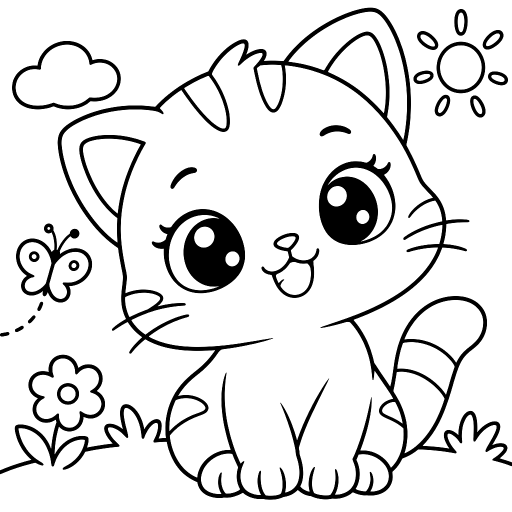
#> input picture app/src/main/assets/coloring/animals/0001.png, 1024 x 1024 px, given in place of 001.png, which was not available (shown at 1/2 size)
$ python dino_trans_space.py
#> lines starting #> are read from the running program, lines starting #| are printed output that depends on the picture; after the words box and inside, x2 and y2 are one past the last pixel; in counts of white or black regions, pixels touching at a corner belong together; pictures that were not available may be replaced by others from this repository, and a replacement may not be noted
### tools/art/lib.py
"""Мини-библиотека для рисования детских раскрасок в SVG (холст 1024x1024).
Порядок рисования = порядок наложения: фигуры с белой заливкой перекрывают предыдущие."""
import math, io, os
import cairosvg
import numpy as np
from PIL import Image
from scipy import ndimage

W = 1024
SW = 10  # толщина линии


def f(v):
    return f"{v:.1f}".rstrip("0").rstrip(".")


class Pic:
    def __init__(self):
        self.items = []

    # --- базовые элементы ---
    def shape(self, d, fill="#fff", sw=SW):
        self.items.append(f'<path d="{d}" fill="{fill}" stroke="#000" stroke-width="{sw}" '
                          f'stroke-linejoin="round" stroke-linecap="round"/>')

    def fillonly(self, d, fill="#fff"):
        self.items.append(f'<path d="{d}" fill="{fill}" stroke="none"/>')

    def line(self, d, sw=SW):
        self.items.append(f'<path d="{d}" fill="none" stroke="#000" stroke-width="{sw}" '
                          f'stroke-linejoin="round" stroke-linecap="round"/>')

    # [4 lines left out: function part, not called in this run]

    def ellipse(self, cx, cy, rx, ry, rot=0, fill="#fff", sw=SW):
        t = f' transform="rotate({f(rot)} {f(cx)} {f(cy)})"' if rot else ""
        self.items.append(f'<ellipse cx="{f(cx)}" cy="{f(cy)}" rx="{f(rx)}" ry="{f(ry)}" fill="{fill}" '
                          f'stroke="#000" stroke-width="{sw}"{t}/>')

    def circle(self, cx, cy, r, fill="#fff", sw=SW):
        self.ellipse(cx, cy, r, r, 0, fill, sw)

    def dot(self, cx, cy, r):
        self.items.append(f'<circle cx="{f(cx)}" cy="{f(cy)}" r="{f(r)}" fill="#000"/>')

    def wdot(self, cx, cy, r):
        self.items.append(f'<circle cx="{f(cx)}" cy="{f(cy)}" r="{f(r)}" fill="#fff"/>')

    def rect(self, x, y, w, h, r=0, fill="#fff", sw=SW, rot=0, cx=None, cy=None):
        t = ""
        if rot:
            t = f' transform="rotate({f(rot)} {f(cx if cx is not None else x + w / 2)} {f(cy if cy is not None else y + h / 2)})"'
        self.items.append(f'<rect x="{f(x)}" y="{f(y)}" width="{f(w)}" height="{f(h)}" rx="{f(r)}" fill="{fill}" '
                          f'stroke="#000" stroke-width="{sw}" stroke-linejoin="round"{t}/>')

    def poly(self, pts, fill="#fff", sw=SW):
        d = "M" + " L".join(f"{f(x)} {f(y)}" for x, y in pts) + " Z"
        self.shape(d, fill, sw)

    def raw(self, s):
        self.items.append(s)

    # [11 lines left out: function group, not called in this run]

    # --- готовые детали ---
    def eye(self, cx, cy, r, lash=False, side=1):
        """Большой мультяшный глаз: чёрный зрачок с бликами."""
        self.ellipse(cx, cy, r * 0.82, r, fill="#000", sw=SW)
        self.wdot(cx - r * 0.28, cy - r * 0.38, r * 0.34)
        self.wdot(cx + r * 0.3, cy + r * 0.38, r * 0.14)
        if lash:
            for i, a in enumerate((-60, -35)):
                a = math.radians(a)
                x0 = cx + side * r * 0.82 * math.cos(a) * 0.95
                y0 = cy + r * math.sin(a) * 0.95
                self.line(f"M{f(x0)} {f(y0)} l{f(side * r * 0.35)} {f(-r * 0.2 + i * r * 0.12)}", sw=7)

    def closed_eye(self, cx, cy, r):
        self.line(f"M{f(cx - r)} {f(cy)} Q{f(cx)} {f(cy + r * 0.9)} {f(cx + r)} {f(cy)}")

    def cheek(self, cx, cy, r=24):
        self.ellipse(cx, cy, r * 1.3, r * 0.8, sw=7)

    def smile(self, cx, cy, w=40, h=25, sw=SW):
        self.line(f"M{f(cx - w)} {f(cy)} Q{f(cx)} {f(cy + h * 2)} {f(cx + w)} {f(cy)}", sw)

    def open_mouth(self, cx, cy, w=36, h=40):
        self.shape(f"M{f(cx - w)} {f(cy)} Q{f(cx)} {f(cy + 4)} {f(cx + w)} {f(cy)} "
                   f"Q{f(cx + w * 0.9)} {f(cy + h)} {f(cx)} {f(cy + h)} Q{f(cx - w * 0.9)} {f(cy + h)} {f(cx - w)} {f(cy)} Z")
        # язычок
        self.shape(f"M{f(cx - w * 0.5)} {f(cy + h * 0.78)} Q{f(cx)} {f(cy + h * 0.3)} {f(cx + w * 0.5)} {f(cy + h * 0.78)} "
                   f"Q{f(cx)} {f(cy + h * 1.02)} {f(cx - w * 0.5)} {f(cy + h * 0.78)} Z", sw=7)

    def cat_mouth(self, cx, cy, w=26):
        self.line(f"M{f(cx)} {f(cy)} q{f(-w * 0.2)} {f(w * 0.9)} {f(-w)} {f(w * 0.45)}")
        self.line(f"M{f(cx)} {f(cy)} q{f(w * 0.2)} {f(w * 0.9)} {f(w)} {f(w * 0.45)}")

    # [5 lines left out: function nose, not called in this run]

    def star(self, cx, cy, r, inner=0.48, rot=0, sw=SW):
        pts = []
        for i in range(10):
            a = math.radians(-90 + rot + i * 36)
            rr = r if i % 2 == 0 else r * inner
            pts.append((cx + rr * math.cos(a), cy + rr * math.sin(a)))
        self.poly(pts, sw=sw)

    def sparkle(self, cx, cy, r, sw=8):
        self.shape(f"M{f(cx)} {f(cy - r)} Q{f(cx + r * 0.15)} {f(cy - r * 0.15)} {f(cx + r)} {f(cy)} "
                   f"Q{f(cx + r * 0.15)} {f(cy + r * 0.15)} {f(cx)} {f(cy + r)} Q{f(cx - r * 0.15)} {f(cy + r * 0.15)} {f(cx - r)} {f(cy)} "
                   f"Q{f(cx - r * 0.15)} {f(cy - r * 0.15)} {f(cx)} {f(cy - r)} Z", sw=sw)

    def heart(self, cx, cy, s, sw=SW):
        self.shape(f"M{f(cx)} {f(cy + s * 0.9)} C{f(cx - s * 1.5)} {f(cy - s * 0.1)} {f(cx - s * 0.8)} {f(cy - s * 1.2)} {f(cx)} {f(cy - s * 0.45)} "
                   f"C{f(cx + s * 0.8)} {f(cy - s * 1.2)} {f(cx + s * 1.5)} {f(cy - s * 0.1)} {f(cx)} {f(cy + s * 0.9)} Z", sw=sw)

    def cloud(self, cx, cy, s=1.0, sw=SW):
        # силуэт облака из дуг
        d = (f"M{f(cx - 110 * s)} {f(cy + 35 * s)} "
             f"Q{f(cx - 150 * s)} {f(cy + 35 * s)} {f(cx - 145 * s)} {f(cy)} "
             f"Q{f(cx - 140 * s)} {f(cy - 40 * s)} {f(cx - 90 * s)} {f(cy - 30 * s)} "
             f"Q{f(cx - 80 * s)} {f(cy - 85 * s)} {f(cx - 20 * s)} {f(cy - 75 * s)} "
             f"Q{f(cx + 30 * s)} {f(cy - 110 * s)} {f(cx + 70 * s)} {f(cy - 55 * s)} "
             f"Q{f(cx + 140 * s)} {f(cy - 60 * s)} {f(cx + 135 * s)} {f(cy)} "
             f"Q{f(cx + 160 * s)} {f(cy + 35 * s)} {f(cx + 110 * s)} {f(cy + 35 * s)} Z")
        self.shape(d, sw=sw)

    def sun(self, cx, cy, r, face=True):
        for i in range(10):
            a = math.radians(i * 36)
            self.line(f"M{f(cx + (r + 18) * math.cos(a))} {f(cy + (r + 18) * math.sin(a))} "
                      f"L{f(cx + (r + 50) * math.cos(a))} {f(cy + (r + 50) * math.sin(a))}")
        self.circle(cx, cy, r)
        if face:
            self.dot(cx - r * 0.33, cy - r * 0.12, r * 0.1)
            self.dot(cx + r * 0.33, cy - r * 0.12, r * 0.1)
            self.smile(cx, cy + r * 0.2, r * 0.32, r * 0.15, sw=8)

    # [6 lines left out: function flower, not called in this run]

    def daisy(self, cx, cy, r, sw=8):
        self.flower(cx, cy, r, petals=8, sw=sw)

    def leaf(self, x, y, ang, L=90, wdt=40, sw=SW):
        a = math.radians(ang)
        ex, ey = x + L * math.cos(a), y + L * math.sin(a)
        nx, ny = -math.sin(a) * wdt, math.cos(a) * wdt
        mx, my = (x + ex) / 2, (y + ey) / 2
        self.shape(f"M{f(x)} {f(y)} Q{f(mx + nx)} {f(my + ny)} {f(ex)} {f(ey)} Q{f(mx - nx)} {f(my - ny)} {f(x)} {f(y)} Z", sw=sw)
        self.line(f"M{f(x + (ex - x) * 0.15)} {f(y + (ey - y) * 0.15)} L{f(x + (ex - x) * 0.7)} {f(y + (ey - y) * 0.7)}", sw=6)

    def grass(self, x, y, n=3, h=50, sw=8):
        d = f"M{f(x)} {f(y)}"
        for i in range(n):
            d += f" Q{f(x + i * 26 + 5)} {f(y - h * 0.5)} {f(x + i * 26 + 13)} {f(y - h)} Q{f(x + i * 26 + 16)} {f(y - h * 0.4)} {f(x + i * 26 + 26)} {f(y)}"
        self.line(d, sw)

    def ground(self, cx=512, cy=885, rx=360, ry=58):
        self.ellipse(cx, cy, rx, ry)

    def hill(self, y=860, amp=40):
        self.line(f"M0 {f(y)} Q256 {f(y - amp)} 512 {f(y)} Q768 {f(y + amp)} 1024 {f(y - 10)}")

    # [17 lines left out: functions clipped, scale_all, not called in this run]

    def svg(self):
        body = "\n".join(self.items)
        return (f'<svg xmlns="http://www.w3.org/2000/svg" width="{W}" height="{W}" viewBox="0 0 {W} {W}">'
                f'<rect width="{W}" height="{W}" fill="#fff"/>{body}</svg>')


def render(pic, path):
    png = cairosvg.svg2png(bytestring=pic.svg().encode(), output_width=W, output_height=W)
    img = Image.open(io.BytesIO(png)).convert("L")
    os.makedirs(os.path.dirname(path), exist_ok=True)
    img.save(path, optimize=True)
    return img


def regions_preview(img):
    """Имитирует заливку приложения: раскрашивает каждую замкнутую область своим цветом."""
    a = np.array(img).astype(int)
    alpha = np.clip((255 - a - 40) * 255 // 140, 0, 255)
    bar = alpha >= 100
    bar = ndimage.binary_dilation(bar, structure=np.ones((3, 3)))
    lab, n = ndimage.label(~bar)
    rng = np.random.default_rng(3)
    pal = rng.integers(90, 255, size=(n + 1, 3))
    pal[0] = 0
    out = pal[lab].astype(np.uint8)
    # контур сверху
    line = np.clip(alpha, 0, 255)[..., None] / 255.0
    out = (out * (1 - line)).astype(np.uint8)
    return Image.fromarray(out), n


def sheet(paths, out, cols=4, size=380, regions=False):
    ims = []
    for p in paths:
        im = Image.open(p).convert("L")
        if regions:
            im, _ = regions_preview(im)
        ims.append(im.convert("RGB").resize((size, size), Image.LANCZOS))
    rows = (len(ims) + cols - 1) // cols
    S = Image.new("RGB", (cols * size + (cols + 1) * 6, rows * size + (rows + 1) * 6), (120, 120, 120))
    for i, im in enumerate(ims):
        S.paste(im, (6 + (i % cols) * (size + 6), 6 + (i // cols) * (size + 6)))
    S.save(out)

### tools/art/animals.py
from lib import *

CX = 512


# [133 lines left out: functions scene_bg, sit_body, bunny, bone, puppy, kitten, not called in this run]


def mane(p, cx, cy, r, n=14, bump=0.16, ry=None):
    ry = ry or r
    d = ""
    for i in range(n):
        a0 = math.radians(i * 360 / n)
        a1 = math.radians((i + 1) * 360 / n)
        am = (a0 + a1) / 2
        x0, y0 = cx + r * math.cos(a0), cy + ry * math.sin(a0)
        x1, y1 = cx + r * math.cos(a1), cy + ry * math.sin(a1)
        xm, ym = cx + r * (1 + bump * 2) * math.cos(am), cy + ry * (1 + bump * 2) * math.sin(am)
        d += (f"M{f(x0)} {f(y0)} " if i == 0 else "") + f"Q{f(xm)} {f(ym)} {f(x1)} {f(y1)} "
    p.shape(d + "Z")


# [86 lines left out: functions lion, elephant, panda, not called in this run]


ALL = [bunny, puppy, kitten, lion, elephant, panda]

# [8 lines that do not run on import are left out]

### tools/art/dino_trans_space.py
from lib import *
from animals import mane
from farm_sea import waves


# ---------------- ДИНОЗАВРЫ ----------------

def palm(p, x, y, h=330, s=1):
    p.shape(f"M{x - 18} {y} Q{x - 10 * s} {y - h * 0.5} {x + 20 * s} {y - h} L{x + 45 * s} {y - h + 5} "
            f"Q{x + 15 * s} {y - h * 0.5} {x + 18} {y} Z")
    tx, ty = x + 32 * s, y - h
    for ang in (200, 245, 290, 335, 20):
        p.leaf(tx, ty, ang if s > 0 else 180 - ang, 130, 38)
    p.circle(tx - 15, ty + 25, 18)
    p.circle(tx + 15, ty + 30, 18)


def volcano(p, x, y):
    p.shape(f"M{x - 170} {y} L{x - 45} {y - 230} L{x + 45} {y - 230} L{x + 170} {y} Z")
    p.line(f"M{x - 45} {y - 230} Q{x - 20} {y - 190} {x} {y - 225} Q{x + 20} {y - 180} {x + 45} {y - 230}", sw=8)
    p.cloud(x + 10, y - 300, 0.55)


def trex():
    p = Pic()
    volcano(p, 180, 560)
    p.hill(880, 30)
    palm(p, 880, 880, 360, -1)
    p.grass(90, 905, 3, 55)
    # спинные шипы
    for x, y in ((360, 500), (420, 460), (490, 440)):
        p.poly([(x - 35, y + 30), (x, y - 40), (x + 35, y + 25)])
    # хвост
    p.shape("M380 600 C270 620 160 690 90 780 C200 790 330 750 410 720 Z")
    # задняя лапа
    p.rect(395, 690, 100, 170, r=40)
    p.ellipse(440, 860, 75, 32)
    # туловище
    p.ellipse(500, 620, 180, 165)
    p.ellipse(560, 660, 90, 110)
    for y in (600, 650, 700):
        p.line(f"M{560 - 70} {y} Q560 {y + 15} {560 + 70} {y}", sw=7)
    # передняя лапа
    p.rect(555, 720, 95, 140, r=40)
    p.ellipse(605, 860, 72, 30)
    # маленькие ручки
    p.shape("M640 560 Q700 560 715 600 Q700 615 690 600 Q680 610 670 600 Q650 600 630 595 Z")
    # голова
    p.shape("M450 400 C430 280 520 200 640 200 C770 200 850 270 850 360 C850 440 790 490 680 490 "
            "C590 490 470 480 450 400 Z")
    p.line("M560 430 Q700 470 830 400", sw=10)
    p.eye(610, 320, 44)
    p.cheek(560, 400)
    p.dot(800, 300, 9)
    p.dot(825, 310, 7)
    for x, y in ((520, 280), (700, 250), (760, 290)):
        p.circle(x, y, 16, sw=7)
    return p


def triceratops():
    p = Pic()
    p.hill(880, 25)
    p.sun(870, 150, 58)
    p.cloud(560, 150, 0.6)
    p.grass(820, 900, 3, 55)
    # хвост
    p.shape("M760 580 C840 590 900 640 940 700 C860 700 800 680 760 660 Z")
    # ноги
    for x in (390, 480, 640, 730):
        p.rect(x - 40, 650, 80, 210, r=30)
        for dx in (-18, 0, 18):
            p.line(f"M{x + dx} 860 L{x + dx} 845", sw=7)
    # туловище
    p.ellipse(560, 610, 250, 160)
    for x, y, r in ((560, 520, 32), (660, 580, 24), (480, 600, 22), (620, 670, 18)):
        p.circle(x, y, r, sw=8)
    # воротник
    mane(p, 330, 450, 150, 12, 0.07)
    p.circle(330, 450, 105, sw=8)
    # рога
    p.shape("M270 380 Q230 300 210 260 Q270 280 305 370 Z")
    p.shape("M360 370 Q370 290 360 245 Q410 290 395 375 Z")
    # голова
    p.ellipse(255, 530, 135, 105)
    p.shape("M140 500 Q110 470 105 440 Q140 450 165 490 Z")
    p.eye(270, 500, 40)
    p.cheek(220, 580)
    p.smile(170, 570, 35, 12)
    p.dot(140, 525, 7)
    return p


def baby_dino():
    p = Pic()
    # гнёздышко
    p.ellipse(512, 860, 330, 70)
    for x in range(220, 820, 60):
        p.line(f"M{x} 845 L{x + 50} 880", sw=7)
    p.sparkle(150, 200, 45)
    p.sparkle(880, 250, 35)
    p.star(860, 120, 30)
    p.star(200, 380, 24)
    # голова малыша
    p.circle(512, 440, 175)
    p.eye(445, 455, 46)
    p.eye(579, 455, 46)
    p.cheek(400, 530)
    p.cheek(624, 530)
    p.open_mouth(512, 520, 34, 36)
    # кусочек скорлупы на голове
    p.shape("M380 345 L410 312 L445 345 L478 310 L512 345 L546 310 L580 345 L612 312 L645 345 "
            "C640 230 580 190 512 190 C440 190 385 240 380 345 Z")
    p.circle(470, 260, 20, sw=7)
    p.circle(565, 245, 14, sw=7)
    # ручки
    p.ellipse(380, 590, 50, 35, rot=-20)
    p.ellipse(644, 590, 50, 35, rot=20)
    # скорлупа
    p.shape("M290 600 L340 560 L390 610 L440 560 L490 610 L540 560 L590 610 L640 560 L690 610 L735 570 "
            "C750 740 660 870 512 870 C364 870 275 740 290 600 Z")
    p.ellipse(400, 720, 40, 30, sw=8)
    p.ellipse(600, 760, 50, 34, sw=8)
    p.ellipse(520, 680, 26, 20, sw=8)
    return p


# ---------------- ТРАНСПОРТ ----------------

def wheel(p, cx, cy, r=70):
    p.circle(cx, cy, r)
    p.circle(cx, cy, r * 0.45)
    p.circle(cx, cy, r * 0.12, sw=7)


def road(p, y=860):
    p.line(f"M-10 {y} L1034 {y}")
    for x in range(40, 1024, 160):
        p.rect(x, y + 45, 90, 18, r=8, sw=7)


def fire_truck():
    p = Pic()
    p.cloud(200, 150, 0.7)
    p.sun(860, 140, 55)
    road(p)
    # лестница
    p.rect(140, 300, 520, 50, r=10)
    for x in range(180, 640, 60):
        p.line(f"M{x} 300 L{x} 350", sw=8)
    p.rect(190, 350, 30, 70, sw=8)
    p.rect(560, 350, 30, 70, sw=8)
    # кузов
    p.rect(90, 420, 600, 300, r=24)
    p.rect(130, 470, 160, 120, r=14)
    p.rect(320, 470, 160, 120, r=14)
    p.line("M130 640 L640 640", sw=8)
    p.circle(580, 540, 45)
    p.circle(580, 540, 18, sw=7)
    # кабина
    p.shape("M690 720 L690 420 L820 420 Q860 420 880 470 L940 600 Q950 620 950 650 L950 720 Z")
    p.shape("M720 450 L810 450 Q835 450 850 480 L895 580 L720 580 Z")
    p.rect(750, 610, 40, 14, r=6, sw=7)
    p.rect(930, 650, 30, 40, r=8, sw=8)
    # мигалка
    p.rect(745, 385, 60, 35, r=12)
    p.line("M760 370 L750 345", sw=8)
    p.line("M775 368 L775 340", sw=8)
    p.line("M790 370 L800 345", sw=8)
    # бампер
    p.rect(60, 700, 910, 40, r=14)
    wheel(p, 230, 760)
    wheel(p, 440, 760)
    wheel(p, 800, 760)
    return p


def bus():
    p = Pic()
    p.cloud(180, 160, 0.7)
    p.cloud(820, 130, 0.6)
    p.sun(560, 140, 50)
    road(p)
    p.rect(70, 340, 880, 400, r=60)
    p.line("M70 610 L950 610")
    # окна
    for x in (120, 290, 460):
        p.rect(x, 390, 140, 130, r=18)
    p.rect(630, 390, 110, 200, r=14)  # дверь
    p.line("M685 390 L685 590", sw=8)
    p.shape("M780 390 L900 390 Q925 390 925 420 L925 520 L780 520 Z")
    p.ellipse(915, 660, 22, 30)
    p.rect(940, 690, 30, 40, r=8, sw=8)
    p.rect(40, 690, 30, 40, r=8, sw=8)
    p.rect(160, 640, 200, 40, r=12, sw=8)
    wheel(p, 250, 750, 78)
    wheel(p, 770, 750, 78)
    return p


def train():
    p = Pic()
    p.sun(870, 140, 55)
    # дым
    p.circle(540, 370, 30)
    p.circle(480, 290, 42)
    p.circle(390, 210, 55)
    p.circle(270, 160, 40)
    # рельсы
    p.line("M-10 840 L1034 840")
    p.line("M-10 880 L1034 880")
    for x in range(10, 1024, 70):
        p.rect(x, 830, 26, 60, r=4, sw=7)
    # вагончик
    p.rect(60, 500, 330, 250, r=24)
    p.rect(100, 540, 110, 100, r=14)
    p.rect(240, 540, 110, 100, r=14)
    p.rect(40, 470, 370, 40, r=14)
    p.rect(390, 690, 60, 26, r=8)
    wheel(p, 140, 780, 55)
    wheel(p, 310, 780, 55)
    # паровозик
    p.rect(640, 330, 260, 420, r=24)
    p.rect(615, 300, 310, 45, r=14)
    p.rect(680, 380, 180, 150, r=18)
    p.rect(450, 560, 200, 190, r=20)
    p.rect(490, 470, 60, 90, r=10)
    p.rect(470, 440, 100, 40, r=12)
    p.shape("M450 740 L420 790 L470 790 L480 750 Z")
    p.circle(450, 620, 26)
    wheel(p, 520, 780, 55)
    wheel(p, 700, 765, 75)
    wheel(p, 860, 765, 75)
    return p


def airplane():
    p = Pic()
    p.cloud(180, 220, 0.8)
    p.cloud(820, 800, 0.9)
    p.cloud(250, 820, 0.6)
    p.sun(860, 140, 55)
    # дальнее крыло
    p.shape("M520 470 L640 300 Q665 270 690 290 L640 470 Z")
    # хвост
    p.shape("M170 460 L130 290 Q125 270 150 270 L250 300 L300 460 Z")
    p.shape("M150 520 L70 560 Q60 580 85 585 L230 560 Z")
    # фюзеляж
    p.shape("M140 450 C200 410 600 390 760 410 C880 425 940 480 940 520 C940 570 880 600 760 610 "
            "C600 620 220 610 140 560 C110 540 110 470 140 450 Z")
    for x in (340, 440, 540, 640):
        p.circle(x, 480, 34)
    p.shape("M800 440 C860 445 900 470 910 500 L800 500 Z")
    # ближнее крыло
    p.shape("M460 560 L600 760 Q620 790 650 775 L640 560 Z")
    # пропеллер
    p.ellipse(950, 520, 22, 30)
    p.ellipse(960, 440, 16, 70, sw=8)
    p.ellipse(960, 600, 16, 70, sw=8)
    p.circle(955, 520, 14, sw=8)
    return p


# [21 lines left out: function sailboat, not called in this run]


# ---------------- КОСМОС ----------------

def stars_bg(p, pts):
    for x, y, r in pts:
        p.star(x, y, r)


# [105 lines left out: functions astronaut, ufo, planets, not called in this run]


DINO = [trex, triceratops, baby_dino]
TRANSPORT = [fire_truck, bus, train, airplane, sailboat]
SPACE = [astronaut, ufo, planets]

if __name__ == "__main__":
    for name, fns in (("dinosaurs", DINO), ("transport", TRANSPORT), ("space", SPACE)):
        out = []
        for i, fn in enumerate(fns, 1):
            path = f"/home/claude/art/out/{name}/{i:03d}.png"
            render(fn(), path)
#> (the call stopped at in render, `png = cairosvg.svg2png(bytestring=pic.svg().encode(), output_width=W, ..`: cairosvg is not available in this run)
            out.append(path)
        sheet(out, f"/home/claude/art/sheet_{name}.png", cols=3)
#> in sheet, im is the input picture: PIL image 1024x1024 L; min 0, max 255, mean 224.6
#> after the loop in sheet, `for i, im in enumerate(ims):`:
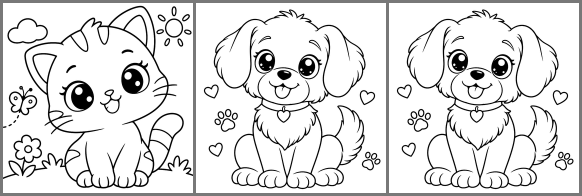
#> S: PIL image 1164x392 RGB (shown at 1/2 size); min 0, max 255, mean 223.8
        sheet(out, f"/home/claude/art/sheet_{name}_regions.png", cols=3, regions=True)
#> call 2 of sheet, with cols = 3, size = 380, regions = True
#> in regions_preview, `a = np.array(img).astype(int)`:
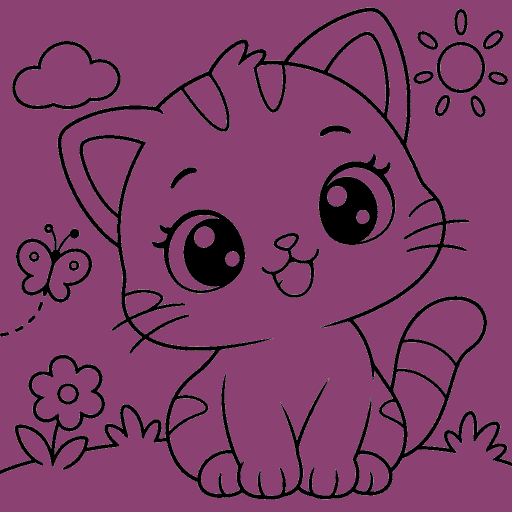
#> a: shape (1024, 1024) int64 (shown at 1/2 size); 141 distinct labels, from 0 to 255; one colour per label, 0 black
#> in regions_preview, `bar = alpha >= 100`:
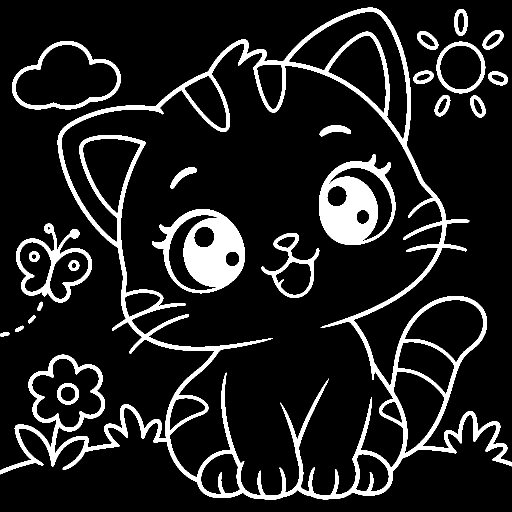
#> bar: shape (1024, 1024) bool (shown at 1/2 size); 12.1% white; 23 white regions, largest, box (x1, y1, x2, y2) and area: (0, 15, 1024, 1000) 75055, (304, 418, 490, 587) 15170, (638, 308, 791, 490) 14362
#> in regions_preview, `lab, n = ndimage.label(~bar)`:
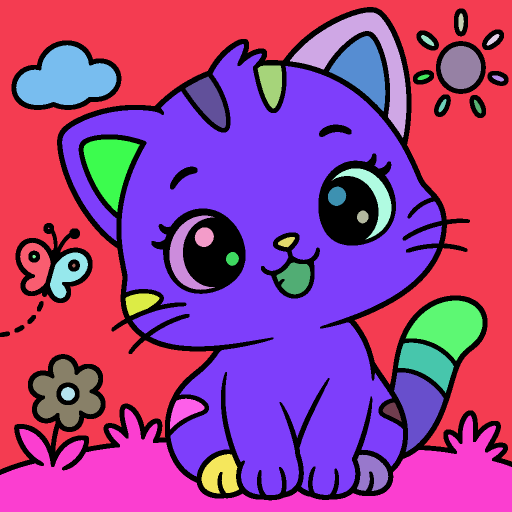
#> lab: shape (1024, 1024) int32 (shown at 1/2 size); 45 distinct labels, from 0 to 44; one colour per label, 0 black
#> in regions_preview, `lab, n = ndimage.label(~bar)`: n = 44
#> in regions_preview, `pal = rng.integers(90, 255, size=(n + 1, 3))`: pal = 45 rows, first 8: [223, 104, 119], [129, 119, 222], [233, 186, 96], [105, 144, 161], [192, 169, 133], [116, 204, 211], [95, 108, 164], [154, 236, 175]
#> in regions_preview, `out = pal[lab].astype(np.uint8)`:
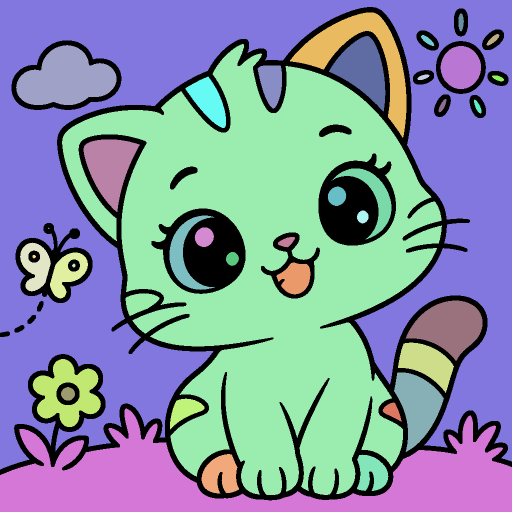
#> out: shape (1024, 1024, 3) (shown at 1/2 size); mean of channels 0, 1, 2 129.3, 143.5, 164.3; drawn as R, G, B
#> in regions_preview, `line = np.clip(alpha, 0, 255)[..., None] / 255.0`:
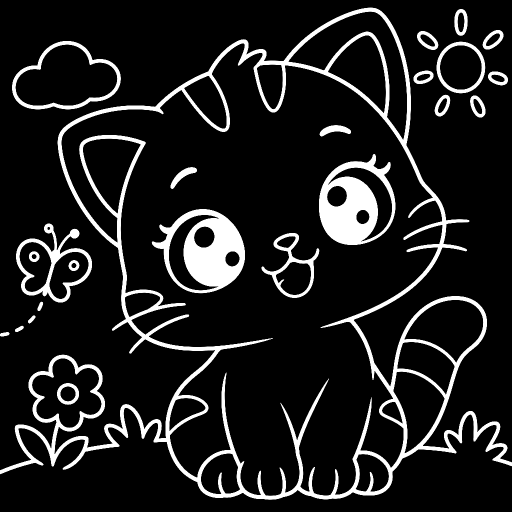
#> line: shape (1024, 1024, 1) float64 (shown at 1/2 size); min 0, max 1, mean 0.12
#> in sheet (call 2), `rows = (len(ims) + cols - 1) // cols`: rows = 1
#> the loop in sheet (call 2), `for i, im in enumerate(ims):` made 3 passes
#> after the loop in sheet (call 2), `for i, im in enumerate(ims):`:
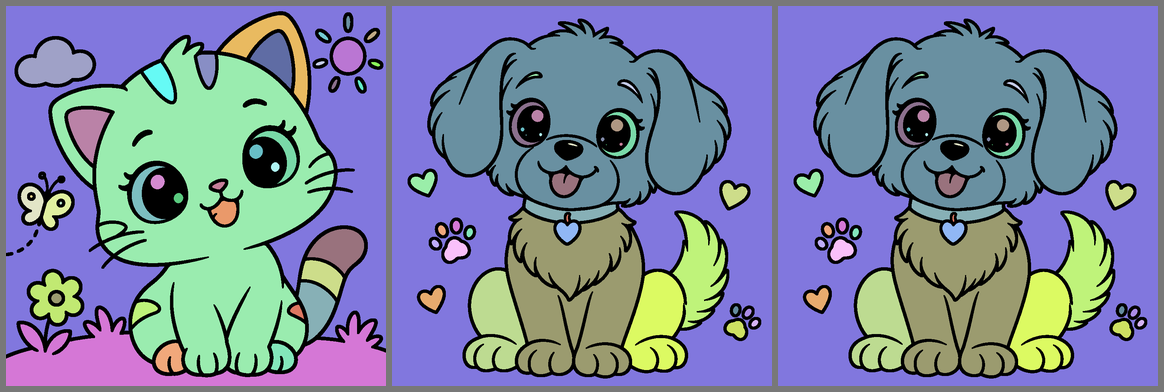
#> S: PIL image 1164x392 RGB; mean R, G, B 121.5, 130.5, 159.5
#> (the run stopped early here; a loop or call above may not have finished)
